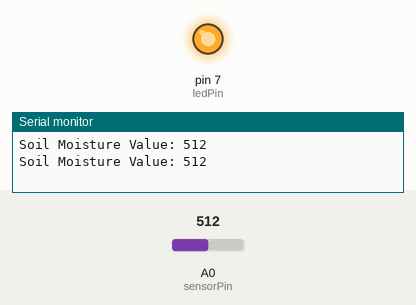
The program below on a simulated Arduino Uno, built with avr-gcc and run on an emulated ATmega328P. Parts: output pins drawn as LEDs (lit = HIGH), the last lines printed to the serial monitor. The test bench sets the inputs (shaded band); at power-on: A0 (sensorPin) = 512.

Above: at 1.8 s.
1.9 s: A0 (sensorPin) set to 493
At 2.8 s:
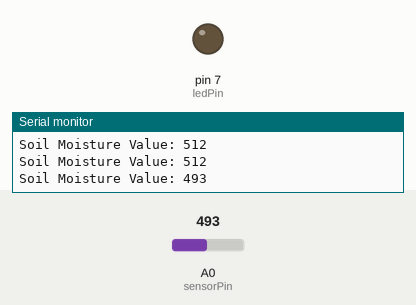
3.5 s: A0 (sensorPin) set to 510
At 4.3 s:
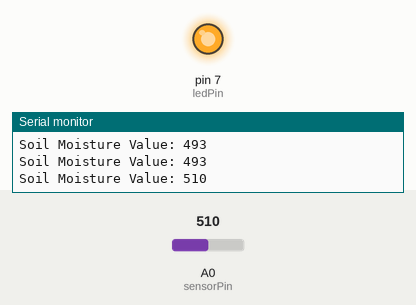
5.5 s: A0 (sensorPin) set to 490
At 7.1 s:
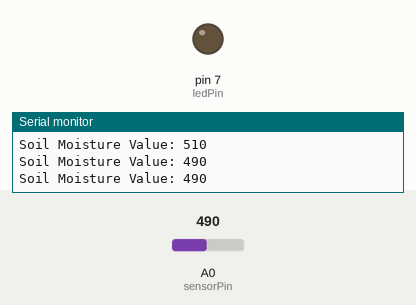
Timing chart, 0 to 8.6 s (numbered marks = the images above; inputs shaded):
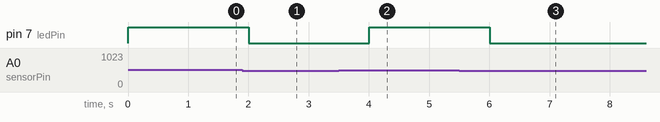

Measured:
- the behaviour switches between 501 and 500 on A0 (sensorPin) (found by bisection; images 0 and 1)
- after the input at 1.9 s, pin 7 (ledPin): HIGH → LOW after 0.10 s
- after the input at 3.5 s, pin 7 (ledPin): LOW → HIGH after 0.50 s
- after the input at 5.5 s, pin 7 (ledPin): HIGH → LOW after 0.50 s

The program:

main.cpp
```cpp
#include <Arduino.h>

// #include <SoftwareSerial.h>

// SoftwareSerial BTSerial(2, 3); // RX | TX
// int ledPin = 7;

// void setup() {
//     Serial.begin(9600);  // Monitor serial communication
//     BTSerial.begin(9600); // HM-10 default baud rate
//     Serial.println("HM-10 Bluetooth Module Ready");
// }

// void loop() {
//     // Read from HM-10 and send to Serial Monitor
//     if (BTSerial.available()) {
//         Serial.write(BTSerial.read());

//         digitalWrite(ledPin, 1);
//         delay(1000);
//         digitalWrite(ledPin, 0);
//         delay(1000);
//         digitalWrite(ledPin, 1);
//         delay(1000);
//         digitalWrite(ledPin, 0);
//         delay(1000);
//         digitalWrite(ledPin, 1);
//         delay(1000);
//         digitalWrite(ledPin, 0);
//         delay(1000);
//     }

//     // Read from Serial Monitor and send to HM-10
//     if (Serial.available()) {
//         BTSerial.write(Serial.read());
//     }
// }


// Define the pins
int sensorPin = A0;
int ledPin = 7;

// Variables to store sensor value
int sensorValue = 0;

void setup() {
  // Initialize serial communication at 9600 baud rate
  Serial.begin(9600);

  // Initialize the LED pin as an output
  pinMode(ledPin, OUTPUT);
}

void loop() {
  // Read the analog value from the sensor
  sensorValue = analogRead(sensorPin);

  // Print the sensor value to the Serial Monitor
  Serial.print("Soil Moisture Value: ");
  Serial.println(sensorValue);

  // Check if the soil is dry
  if (sensorValue > 500) {
    // Turn the LED on
    digitalWrite(ledPin, HIGH);
  } else {
    // Turn the LED off
    digitalWrite(ledPin, LOW);
  }

  // Wait for a second before taking another reading
  delay(1000);
}
```
